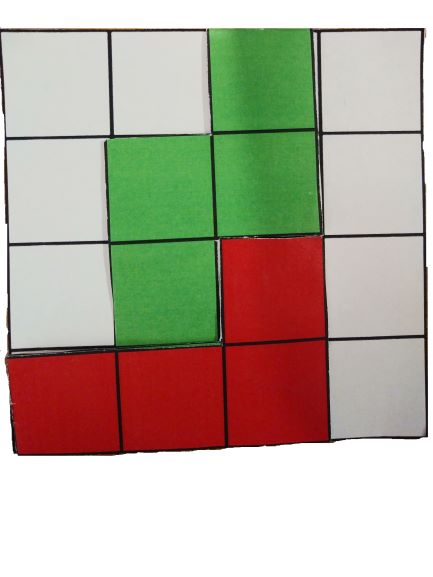
#> input picture ComputerVision/test.jpg, 433 x 577 px, found by its file name
$ python Thresholding.py
#> lines starting #> are read from the running program, lines starting #| are printed output that depends on the picture; after the words box and inside, x2 and y2 are one past the last pixel; in counts of white or black regions, pixels touching at a corner belong together
import numpy as np
import cv2


# IMAGE FILE NAME
imageFileName = 'test.jpg'

# Load image in grayScale
img = cv2.imread(imageFileName, 0)
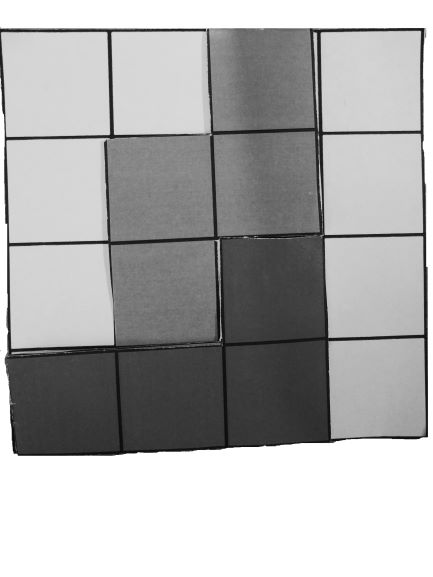
#> img: shape (577, 433); min 1, max 255, mean 172.5
img = cv2.resize(img, (400, 600)) # Resizing for viewing convenience
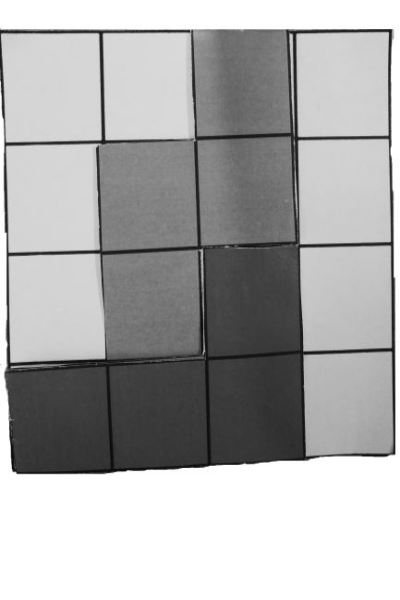
#> img: shape (600, 400); min 3, max 255, mean 172.5
print("Loaded Image ", imageFileName)

# Threshold image
blur = cv2.GaussianBlur(img,(5,5),4)
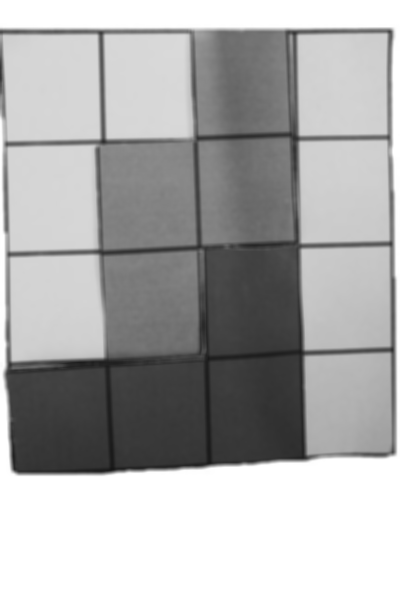
#> blur: shape (600, 400); min 22, max 255, mean 172.5
ret3,thresh = cv2.threshold(blur,0,255,cv2.THRESH_BINARY+cv2.THRESH_OTSU)
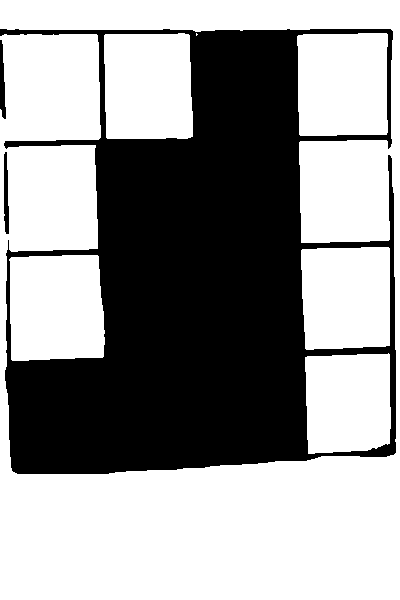
#> thresh: shape (600, 400); 59.7% white; 3 black regions, box (x1, y1, x2, y2) and area: (0, 29, 396, 474) 96043, (4, 152, 9, 234) 319, (0, 40, 6, 119) 316
#> ret3 = 159

print("Created threshold image")

print("Displaying Images")
# Display images
cv2.imshow('image', img)            # Gray scale
cv2.imshow('thresh', thresh)        # Thresholded

cv2.waitKey(0)
cv2.destroyAllWindows()

$ run again, with ComputerVision/fullHouse.jpg copied over ComputerVision/test.jpg
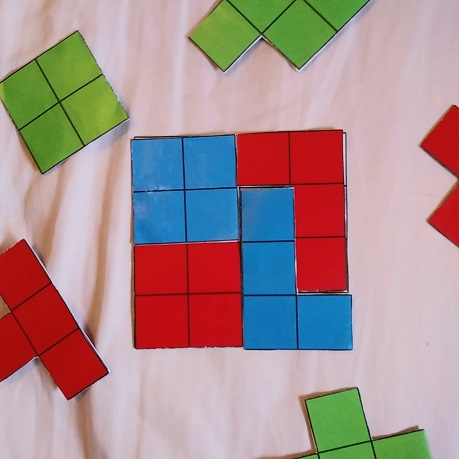
#> input picture ComputerVision/fullHouse.jpg, 459 x 459 px, found by its file name
#> `img = cv2.resize(img, (400, 600))`:
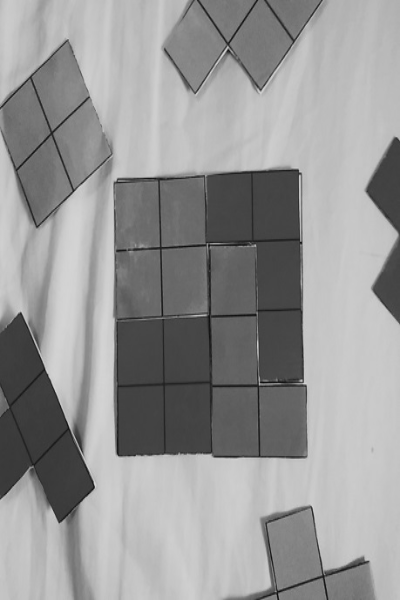
#> img: shape (600, 400); min 11, max 213, mean 150.4
#> `ret3,thresh = cv2.threshold(blur,0,255,cv2.THRESH_BINARY+cv2.THRESH_OT..`:
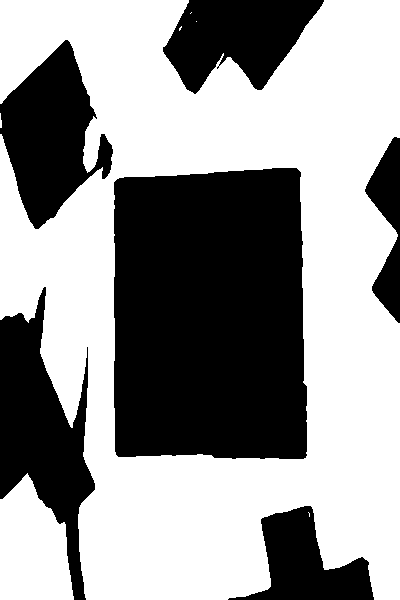
#> thresh: shape (600, 400); 59% white; 6 black regions, box (x1, y1, x2, y2) and area: (114, 168, 307, 459) 53643, (0, 287, 95, 600) 13676, (0, 40, 113, 229) 11657, (163, 0, 324, 94) 9480, (228, 506, 374, 600) 6631, (365, 137, 400, 323) 3310
#> ret3 = 141
